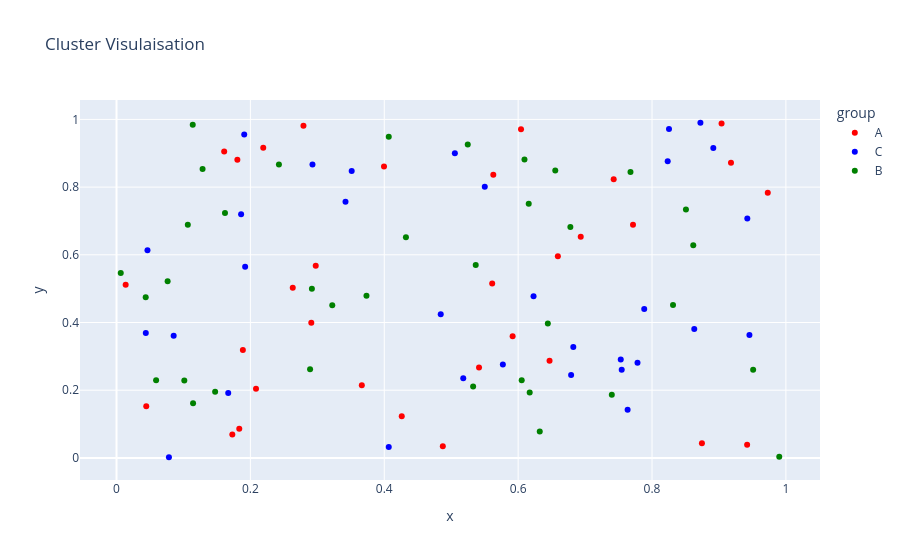

The code cell stored with this chart in its notebook:
### Code cell
df_cluster=pd.DataFrame({
    "x":np.random.rand(100),
    "y":np.random.rand(100),
    "group":np.random.choice(["A","B","C"],100)
})
print("The dataset is : ")
print(df_cluster)
## creat6ed a dataset and assigned a group to each row randomely

fig=px.scatter(df_cluster,x='x',y="y",color="group",title="Cluster Visulaisation",color_discrete_sequence=["red","blue","green"] )

fig.show()

### Figure 1 — Plotly figure (JSON) as saved in the notebook; plotly's stock layout.template omitted (floating-point values rounded to 4 significant figures)
{"data": [{"hovertemplate": "group=A<br>x=%{x}<br>y=%{y}<extra></extra>", "legendgroup": "A", "marker": {"color": "red", "symbol": "circle"}, "mode": "markers", "name": "A", "orientation": "v", "showlegend": true, "type": "scatter", "x": [0.6593, 0.1609, 0.7427, 0.6043, 0.2084, 0.918, 0.6469, 0.1888, 0.4875, 0.8745, 0.4261, 0.173, 0.3996, 0.2633, 0.1834, 0.291, 0.7716, 0.5416, 0.1805, 0.5612, 0.3665, 0.2976, 0.5918, 0.9421, 0.01366, 0.2192, 0.2793, 0.9039, 0.9729, 0.04443, 0.5629, 0.6935], "xaxis": "x", "y": [0.5958, 0.9055, 0.8234, 0.9711, 0.2045, 0.8719, 0.2868, 0.3188, 0.03405, 0.04359, 0.1234, 0.06905, 0.861, 0.5027, 0.08594, 0.3994, 0.6885, 0.2674, 0.8805, 0.5149, 0.2148, 0.5677, 0.3594, 0.03869, 0.5113, 0.9162, 0.9813, 0.9879, 0.7834, 0.1527, 0.8363, 0.6537], "yaxis": "y"}, {"hovertemplate": "group=C<br>x=%{x}<br>y=%{y}<extra></extra>", "legendgroup": "C", "marker": {"color": "blue", "symbol": "circle"}, "mode": "markers", "name": "C", "orientation": "v", "showlegend": true, "type": "scatter", "x": [0.1861, 0.2928, 0.8631, 0.8234, 0.623, 0.1908, 0.04376, 0.8723, 0.1669, 0.9455, 0.7533, 0.6791, 0.4844, 0.1922, 0.9423, 0.7783, 0.3513, 0.4067, 0.07831, 0.8254, 0.08537, 0.5501, 0.7635, 0.5055, 0.8915, 0.3421, 0.6824, 0.04626, 0.518, 0.5771, 0.7883, 0.7547], "xaxis": "x", "y": [0.7201, 0.8669, 0.3811, 0.8763, 0.4773, 0.9554, 0.3693, 0.9902, 0.1914, 0.3629, 0.2907, 0.245, 0.4244, 0.5649, 0.7075, 0.2807, 0.8476, 0.03243, 0.001866, 0.972, 0.3607, 0.8008, 0.1424, 0.9002, 0.9153, 0.757, 0.3278, 0.6138, 0.235, 0.2757, 0.4403, 0.2602], "yaxis": "y"}, {"hovertemplate": "group=B<br>x=%{x}<br>y=%{y}<extra></extra>", "legendgroup": "B", "marker": {"color": "green", "symbol": "circle"}, "mode": "markers", "name": "B", "orientation": "v", "showlegend": true, "type": "scatter", "x": [0.1065, 0.8314, 0.2426, 0.5328, 0.2919, 0.006332, 0.8616, 0.07637, 0.05913, 0.6323, 0.8507, 0.162, 0.6095, 0.5366, 0.5247, 0.1139, 0.6555, 0.3223, 0.4324, 0.9511, 0.4067, 0.9901, 0.6158, 0.3734, 0.6172, 0.2892, 0.1013, 0.6053, 0.7399, 0.678, 0.1144, 0.1473, 0.6444, 0.04361, 0.7678, 0.1286], "xaxis": "x", "y": [0.6888, 0.4514, 0.867, 0.2107, 0.4996, 0.5463, 0.6282, 0.5219, 0.2293, 0.07813, 0.7336, 0.7235, 0.8816, 0.57, 0.9256, 0.9841, 0.8491, 0.451, 0.6517, 0.2602, 0.9485, 0.002995, 0.7511, 0.4793, 0.193, 0.262, 0.2289, 0.2293, 0.1866, 0.6824, 0.1611, 0.1951, 0.3969, 0.4749, 0.845, 0.8534], "yaxis": "y"}], "layout": {"legend": {"title": {"text": "group"}, "tracegroupgap": 0}, "title": {"text": "Cluster Visulaisation"}, "xaxis": {"anchor": "y", "domain": [0, 1], "title": {"text": "x"}}, "yaxis": {"anchor": "x", "domain": [0, 1], "title": {"text": "y"}}}}
